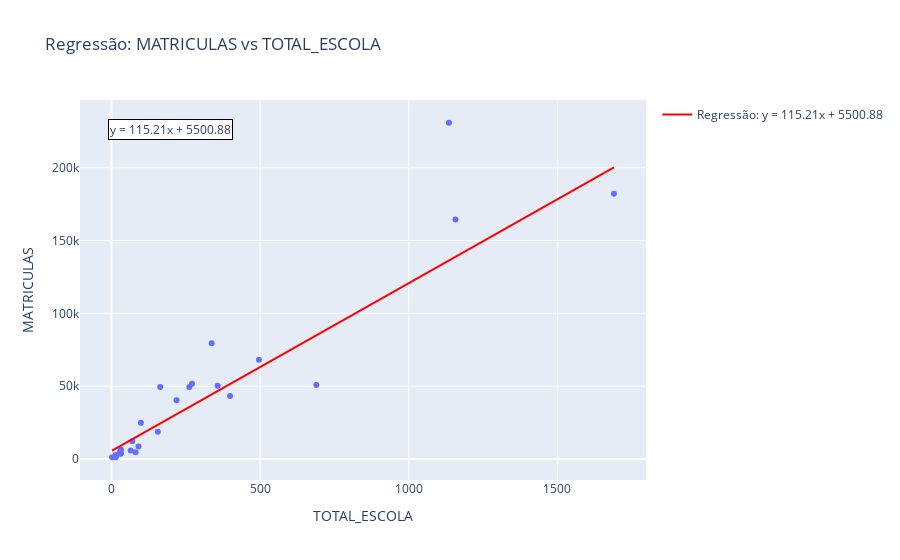

The notebook cell this image was saved under:
### Markdown cell above
Nesse sentido, propomos um modelo de regressão linear sobre ``TOTAL_ESCOLAS`` de ``MATRICULAS`` e ``VERBA``

### Code cell
def plot_regression_with_full_data(x_col, y_col, df_full, df_clean, title):
    slope, intercept = np.polyfit(df_clean[x_col], df_clean[y_col], 1)
    
    x_range = np.linspace(df_full[x_col].min(), df_full[x_col].max(), 100)
    y_pred = slope * x_range + intercept
    
    fig = px.scatter(df_full, x=x_col, y=y_col, title=title)
    
    fig.add_scatter(x=x_range, y=y_pred, mode="lines", 
                   name=f'Regressão: y = {slope:.2f}x + {intercept:.2f}',
                   line=dict(color="red", width=2))
    
    fig.add_annotation(
        x=0.05, y=0.95,
        xref="paper", yref="paper",
        text=f"y = {slope:.2f}x + {intercept:.2f}",
        showarrow=False,
        bgcolor="white",
        bordercolor="black",
        borderwidth=1
    )
    
    return fig

fig_matriculas = plot_regression_with_full_data(
    x_col="TOTAL_ESCOLA",
    y_col="MATRICULAS",
    df_full=df,
    df_clean=df_clean,
    title="Regressão: MATRICULAS vs TOTAL_ESCOLA"
)
fig_matriculas.show()

fig_verba = plot_regression_with_full_data(
    x_col="TOTAL_ESCOLA",
    y_col="VERBA",
    df_full=df,
    df_clean=df_clean,
    title="Regressão: VERBA vs TOTAL_ESCOLA"
)
fig_verba.show()

### Figure 1 — Plotly figure (JSON) as saved in the notebook; plotly's stock layout.template omitted (floating-point values rounded to 4 significant figures)
{"data": [{"hovertemplate": "TOTAL_ESCOLA=%{x}<br>MATRICULAS=%{y}<extra></extra>", "legendgroup": "", "marker": {"color": "#636efa", "symbol": "circle"}, "mode": "markers", "name": "", "orientation": "v", "showlegend": false, "type": "scatter", "x": [81, 99, 689, 70, 1135, 496, 2, 28, 31, 1690, 357, 31, 65, 1157, 262, 337, 399, 17, 164, 271, 14, 14, 156, 32, 219, 31, 91], "xaxis": "x", "y": [4660, 24862, 50753, 12150, 230830, 68126, 1281, 4486, 3947, 182166, 50321, 3628, 5924, 164365, 49512, 79493, 43202, 2421, 49427, 51601, 2689, 1223, 18711, 6385, 40370, 4082, 8536], "yaxis": "y"}, {"line": {"color": "red", "width": 2}, "mode": "lines", "name": "Regressão: y = 115.21x + 5500.88", "type": "scatter", "x": [2.0, 19.05, 36.1, 53.15, 70.2, 87.25, 104.3, 121.4, 138.4, 155.5, 172.5, 189.6, 206.6, 223.7, 240.7, 257.8, 274.8, 291.9, 308.9, 326.0, 343.0, 360.1, 377.1, 394.2, 411.2, 428.3, 445.3, 462.4, 479.4, 496.5, 513.5, 530.6, 547.6, 564.7, 581.7, 598.8, 615.8, 632.9, 649.9, 667.0, 684.0, 701.1, 718.1, 735.2, 752.2, 769.3, 786.3, 803.4, 820.4, 837.5, 854.5, 871.6, 888.6, 905.7, 922.7, 939.8, 956.8, 973.9, 990.9, 1008.0, 1025.0, 1042.0, 1059.0, 1076.0, 1093.0, 1110.0, 1127.0, 1144.0, 1161.0, 1178.0, 1196.0, 1213.0, 1230.0, 1247.0, 1264.0, 1281.0, 1298.0, 1315.0, 1332.0, 1349.0, 1366.0, 1383.0, 1400.0, 1417.0, 1434.0, 1451.0, 1468.0, 1485.0, 1502.0, 1519.0, 1537.0, 1554.0, 1571.0, 1588.0, 1605.0, 1622.0, 1639.0, 1656.0, 1673.0, 1690.0], "y": [5731.0, 7696.0, 9660.0, 11620.0, 13590.0, 15550.0, 17520.0, 19480.0, 21450.0, 23410.0, 25380.0, 27340.0, 29300.0, 31270.0, 33230.0, 35200.0, 37160.0, 39130.0, 41090.0, 43050.0, 45020.0, 46980.0, 48950.0, 50910.0, 52880.0, 54840.0, 56810.0, 58770.0, 60730.0, 62700.0, 64660.0, 66630.0, 68590.0, 70560.0, 72520.0, 74480.0, 76450.0, 78410.0, 80380.0, 82340.0, 84310.0, 86270.0, 88240.0, 90200.0, 92160.0, 94130.0, 96090.0, 98060.0, 100000.0, 102000.0, 104000.0, 105900.0, 107900.0, 109800.0, 111800.0, 113800.0, 115700.0, 117700.0, 119700.0, 121600.0, 123600.0, 125600.0, 127500.0, 129500.0, 131500.0, 133400.0, 135400.0, 137300.0, 139300.0, 141300.0, 143200.0, 145200.0, 147200.0, 149100.0, 151100.0, 153100.0, 155000.0, 157000.0, 159000.0, 160900.0, 162900.0, 164800.0, 166800.0, 168800.0, 170700.0, 172700.0, 174700.0, 176600.0, 178600.0, 180600.0, 182500.0, 184500.0, 186500.0, 188400.0, 190400.0, 192300.0, 194300.0, 196300.0, 198200.0, 200200.0]}], "layout": {"annotations": [{"bgcolor": "white", "bordercolor": "black", "borderwidth": 1, "showarrow": false, "text": "y = 115.21x + 5500.88", "x": 0.05, "xref": "paper", "y": 0.95, "yref": "paper"}], "legend": {"tracegroupgap": 0}, "title": {"text": "Regressão: MATRICULAS vs TOTAL_ESCOLA"}, "xaxis": {"anchor": "y", "domain": [0, 1], "title": {"text": "TOTAL_ESCOLA"}}, "yaxis": {"anchor": "x", "domain": [0, 1], "title": {"text": "MATRICULAS"}}}}
